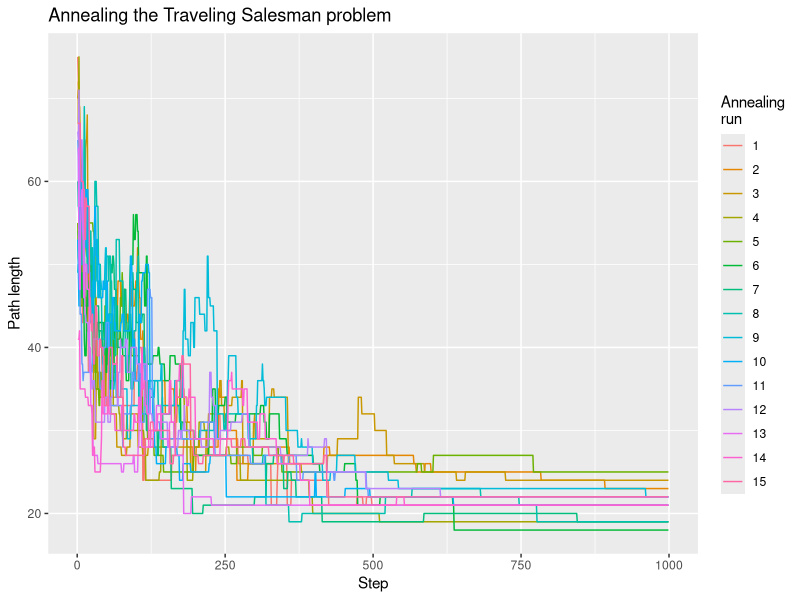

The R source for this figure:
### Author: Eric Kalosa-Kenyon
### STA 243 Hw2 - Simulated annealing

##### BEGIN

### Purpose of this algorithm
#   The goal of this program is to find an optimal solution for the traveling
#   salesman problem. The method used is simulated annealing.

### Pseudocode overview
# Generate starting sample s
# For k in k_0 : k_max
#   T = temp(k_0/k_max)
#   sample from neighborhood N(s) -> s'
#   if H(s')<H(s):
#       s <- s'
#   else:
#       if e^(-(H(s')-H(s))/T) > runif(0,1):
#           s <- s'
# return s
# Plot result

### BEGIN: Code
rm(list=ls())

## Imports
library("ggplot2")
library("dplyr")

## Define distance matrix
raw = c(
    0, 1, 2, 4, 9, 8, 3, 2, 1, 5, 7, 1, 2, 9, 3,
    1, 0, 5, 3, 7, 2, 5, 1, 3, 4, 6, 6, 6, 1, 9,
    2, 5, 0, 6, 1, 4, 7, 7, 1, 6, 5, 9, 1, 3, 4,
    4, 3, 6, 0, 5, 2, 1, 6, 5, 4, 2, 1, 2, 1, 3,
    9, 7, 1, 5, 0, 9, 1, 1, 2, 1, 3, 6, 8, 2, 5,
    8, 2, 4, 2, 9, 0, 3, 5, 4, 7, 8, 3, 1, 2, 5,
    3, 5, 7, 1, 1, 3, 0, 2, 6, 1, 7, 9, 5, 1, 4,
    2, 1, 7, 6, 1, 5, 2, 0, 9, 4, 2, 1, 1, 7, 8,
    1, 3, 1, 5, 2, 4, 6, 9, 0, 3, 3, 5, 1, 6, 4,
    5, 4, 6, 4, 1, 7, 1, 4, 3, 0, 9, 1, 8, 5, 2,
    7, 6, 5, 2, 3, 8, 7, 2, 3, 9, 0, 2, 1, 8, 1,
    1, 6, 9, 1, 6, 3, 9, 1, 5, 1, 2, 0, 5, 4, 3,
    2, 6, 1, 2, 8, 1, 5, 1, 1, 8, 1, 5, 0, 9, 6,
    9, 1, 3, 1, 2, 2, 1, 7, 6, 5, 8, 4, 9, 0, 7,
    3, 9, 4, 3, 5, 5, 4, 8, 4, 2, 1, 3, 6, 7, 0
    )
D = matrix(raw, sqrt(length(raw)), sqrt(length(raw)))

## Parameterize script
N = dim(D)[1] # number of cities
M = 15 # number of times to anneal
k_max = 1000 # steps in the annealing process

## Subroutine definitions
temp = function(r){
    ## Temperature schedule
    stopifnot(r > 0 || r <= 1)

    # when r is large, temperature should be low
    # temp should always be positive, real
    tt = -log(r)
    return(tt)
}

path_len = function(s, DM=D){
    r = 0
    N = length(s)
    for(i in 1:(N-1)){ # travel
        r = r + DM[s[i],s[i+1]]
    }
    r = r + DM[s[N],s[1]] # go home
    return(r)
}

nhbd = function(s, k = 2){
    # Generate a neighborhood around path (s = e.g. [1,4,2,3] for N=4)
    #   which consists of all sigma(s) where sigma is a k-cycle rotation with k
    #   non-zero elements.

    # Check input
    N = length(s)
    stopifnot(N > 2)
    stopifnot(k >= 2) # 1 cycle neighborhood is identity
    stopifnot(k <= N) # there are no N+1 cycles in Z/Z_{N}

    # Generate k-cycle
    K = sample(1:N, k)

    # Rotate s by K
    s2 = s
    for(i in 1:(k-1)){
        s2[K[i]] = s[K[i+1]]
    }
    s2[K[k]] = s[K[1]]

    # return result
    return(s2)
}

## Tests
test_all_subroutines = function(){
    ## Unit tests

    # Test neighborhood generator
    for(i in 1:100){
        k = floor(runif(1)*18) + 2
        N = k + floor(runif(1)*10) + 1
        s = sample(1:N)
        n = nhbd(s, k)
        stopifnot(sum(n != s) == k)
    }
    print("nhbd(s,k) passed!")

}

## Anneal
results = data.frame(
    Step=integer(),
    Length=integer(),
    M=integer(),
    stringsAsFactors=F
)

# anneal M times to avoid local minima
bps = list()
for(m in 1:M){

    s0 = sample(1:N) # Starting path sampled uniformly at random

    for(k in 1:k_max){

        tt = temp(k/k_max) # Get temperature from temperature schedule
        s1 = nhbd(s0, 2) # Sample uniformly at random from the neighborhood
        h0 = path_len(s0) # Calculate energy of object
        h1 = path_len(s1)

        if(h1 < h0){ # If the new path is shorter
            s0 = s1 # take it
        }else{
            R = runif(1)
            P = exp(-(h1-h0)/tt)

            # if(is.nan(P)){
            #     print("error calculating P")
            #     next
            # }

            if(P>R){ # Metropolis-Hastings
                s0 = s1
            }
        }

        # record results
        results[dim(results)[1]+1,] = c(k, path_len(s0), m)

    }
    bps[[length(bps)+1]] = s0
}
results = results[results$Step!=k_max,]
bp = bps[[results$M[tail(which(results$Length==min(results$Length)),1)]]]

## Plot result
plt = ggplot(results, aes(x=Step, y=Length, color=factor(M))) +
    geom_line() +
    ggtitle("Annealing the Traveling Salesman problem") +
    xlab("Step") + ylab("Path length") +
    labs(color="Annealing\nrun")
